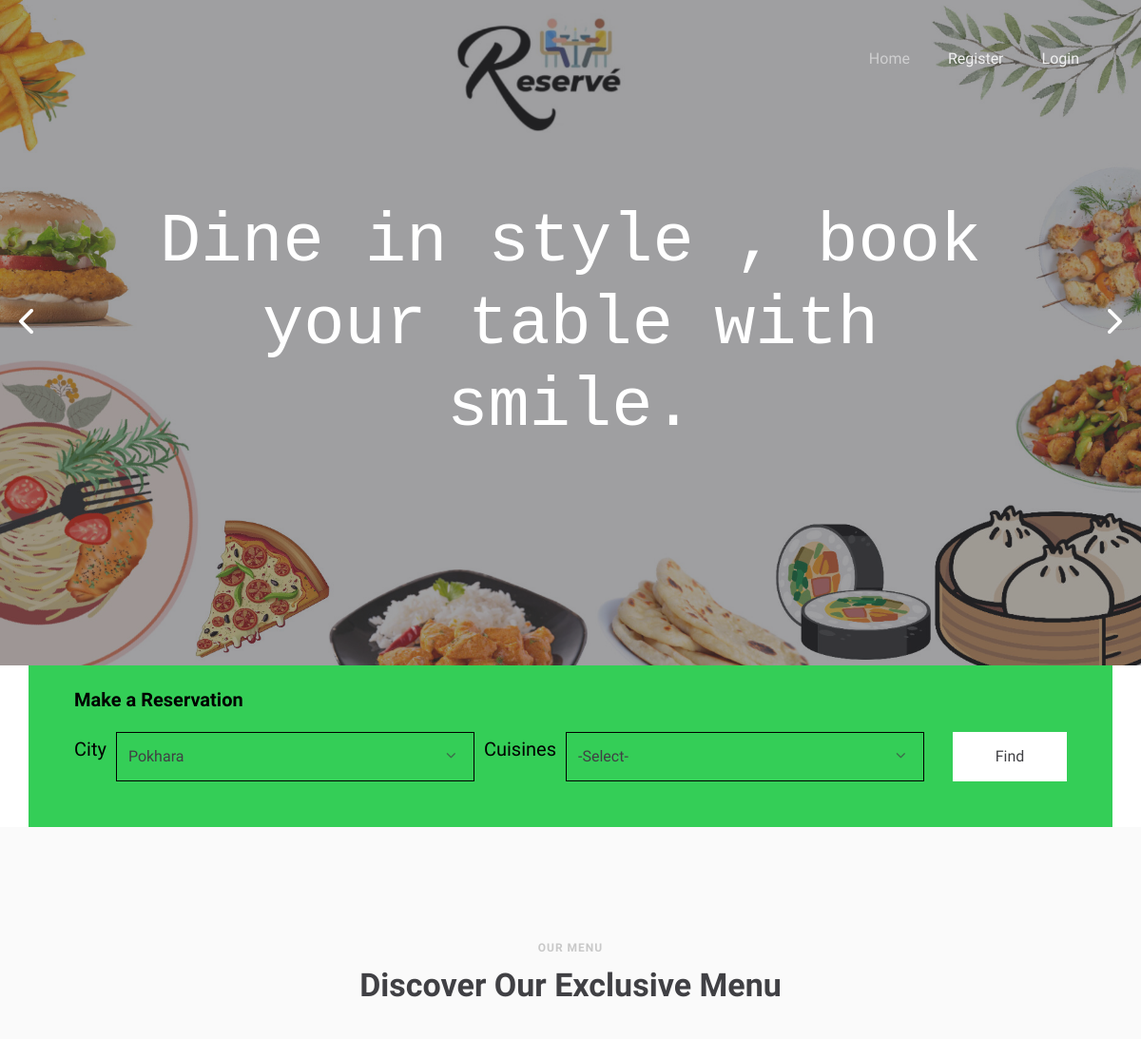
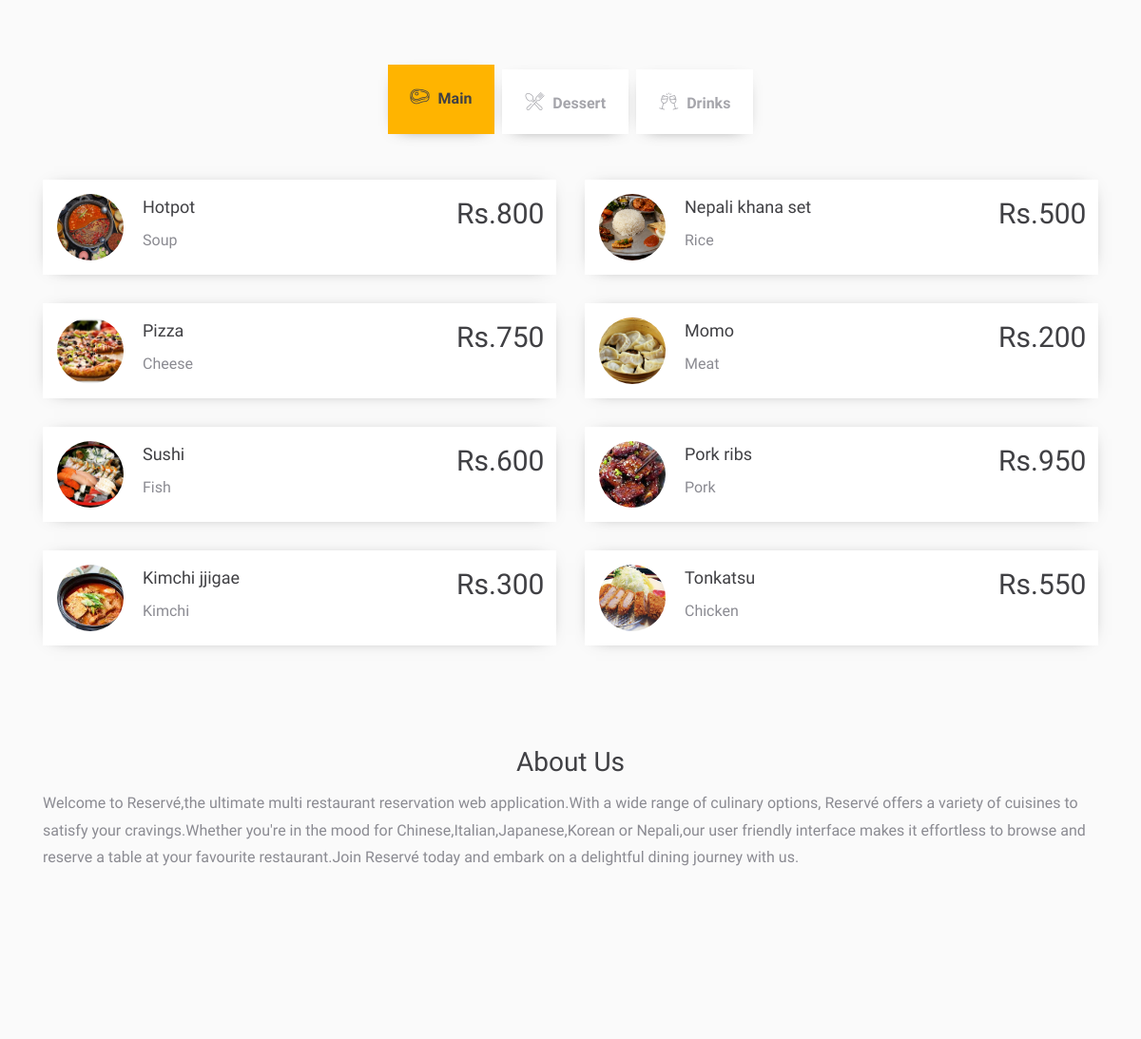
The page / on the database its author committed (2 pictures, top to bottom).
### tables this page shows
CREATE TABLE `menu_item` (
  `id` int(11) NOT NULL,
  `res_id` int(11) NOT NULL,
  `item_name` varchar(200) NOT NULL,
  `madeby` varchar(300) NOT NULL,
  `food_type` varchar(100) NOT NULL,
  `price` float NOT NULL,
  `image` varchar(500) NOT NULL
);

### template/font-menu.php (the view, shortened to what this page needs)
<section class="ftco-section bg-light">
      <div class="container">
        <div class="row justify-content-center mb-5 pb-5">
          <div class="col-md-7 text-center heading-section ftco-animate">
            <span class="subheading">Our Menu</span>
            <h2>Discover Our Exclusive Menu</h2>
          </div>
        </div>
        <div class="row">
          <div class="col-md-12 dish-menu">
            <div class="nav nav-pills justify-content-center ftco-animate" id="v-pills-tab" role="tablist" aria-orientation="vertical">
              <a class="nav-link py-3 px-4 active" id="v-pills-home-tab" data-toggle="pill" href="#v-pills-home" role="tab" aria-controls="v-pills-home" aria-selected="true"><span class="flaticon-meat"></span> Main</a>
              <a class="nav-link py-3 px-4" id="v-pills-profile-tab" data-toggle="pill" href="#v-pills-profile" role="tab" aria-controls="v-pills-profile" aria-selected="false"><span class="flaticon-cutlery"></span> Dessert</a>
              <a class="nav-link py-3 px-4" id="v-pills-messages-tab" data-toggle="pill" href="#v-pills-messages" role="tab" aria-controls="v-pills-messages" aria-selected="false"><span class="flaticon-cheers"></span> Drinks</a>
            </div>
            <div class="tab-content py-5" id="v-pills-tabContent">
              <div class="tab-pane fade show active" id="v-pills-home" role="tabpanel" aria-labelledby="v-pills-home-tab">
                <div class="row">
                <div class="col-lg-6">
  <?php
  $sql2 = "SELECT * FROM `menu_item` WHERE food_type = 'non-veg' LIMIT 5";
  $result2 = $con->query($sql2);
  foreach ($result2 as $r2) {
  ?>
  <div class="menus d-flex ftco-animate">
    <div class="menu-img" style="background-image: url(images/<?php echo $r2['image']; ?>);"></div>
    <div class="text d-flex">
      <div class="one-half">
        <h3><?php echo $r2['item_name']; ?></h3>
        <?php if (isset($r2['madeby'])) { ?>
          <p><span><?php echo $r2['madeby']; ?></span></p>
        <?php } ?>
      </div>
      <div class="one-forth">
        <span class="price"> Rs.<?php echo $r2['price']; ?></span><br>
      </div>
    </div>
  </div>
 <?php } ?>
                  </div>
                  <div class="col-lg-6">
  <?php
  $sql2 = "SELECT * FROM `menu_item` WHERE food_type = 'dinner' LIMIT 5";
  $result2 = $con->query($sql2);
  foreach ($result2 as $r2) {
  ?>
  <div class="menus d-flex ftco-animate">
    <div class="menu-img" style="background-image: url(images/<?php echo $r2['image']; ?>);"></div>
    <div class="text d-flex">
      <div class="one-half">
        <h3><?php echo $r2['item_name']; ?></h3>
        <?php if (isset($r2['madeby'])) { ?>
          <p><span><?php echo $r2['madeby']; ?></span></p>
        <?php } ?>
      </div>
      <div class="one-forth">
        <span class="price"> Rs.<?php echo $r2['price']; ?></span><br>
      </div>
    </div>
  </div>
 <?php } ?>
                  </div>
                </div>
              </div>
            </div>
          </div>
        </div>
      </div>
    </section>

### template/header.php (shortened to what this page needs)
<!DOCTYPE html>
<html lang="en">
  <head>
    <link rel="stylesheet" href="css/open-iconic-bootstrap.min.css">
    <link rel="stylesheet" href="css/animate.css">
    <link rel="stylesheet" href="css/owl.carousel.min.css">
    <link rel="stylesheet" href="css/owl.theme.default.min.css">
    <link rel="stylesheet" href="css/magnific-popup.css">
    <link rel="stylesheet" href="css/aos.css">
    <link rel="stylesheet" href="css/ionicons.min.css">
    <link rel="stylesheet" href="css/bootstrap-datepicker.css">
    <link rel="stylesheet" href="css/jquery.timepicker.css">
    <link rel="stylesheet" href="css/flaticon.css">
    <link rel="stylesheet" href="css/icomoon.css">
    <link rel="stylesheet" href="css/style.css">
  </head>

### index.php (shortened to what this page needs)
<?php include 'template/header.php'; ?>
  <body>
    <?php include 'template/nav-bar.php'; ?>
    <section class="home-slider owl-carousel">
      <div class="slider-item" style="background-image: url('images/bg_1.jpg');">
        <div class="overlay"></div>
        <div class="container">
          <div class="row slider-text align-items-center justify-content-center text-center">
            <div class="col-md-10 col-sm-12 ftco-animate">
              <h1 class="mb-3" style= "font-family: 'Courier New', Courier, monospace;">Dine in style , book your table with smile.</h1>
            </div>
          </div>
        </div>
      </div>
    </section>
    <div class="ftco-section-reservation" style="margin-top: 145px;">
      <div class="container">
        <div class="row ">
          <div class="col-md-12 reservation pt-5 px-5">
              <p style="font-size: 20px; color: #000;font-weight: bold;margin-top: -30px">Make a Reservation</p>
            <div class="block-17" style="min-height: 100px;">
              <form action="restaurant-list.php" method="POST" class="d-block d-lg-flex">
                <div class="fields d-block d-lg-flex">
                  <p style="font-size: 20px;color: #000">City</p>
                  <div class="select-wrap one-half">
                    <div class="icon"><span class="ion-ios-arrow-down"></span></div>
                    <select name="city" id="" class="form-control" disabled="">
                      <option value="Pokhara">Pokhara</option>
                    </select>
                  </div>
                    <p style="font-size: 20px;color: #000">Cuisines</p>
                  <div class="select-wrap one-half">
                    <div class="icon"><span class="ion-ios-arrow-down"></span></div>
                    <select data-plugin-selectTwo class="form-control populate" name="area" required=""  style="cursor: pointer;">
                      <option value=""> -Select- </option>
                      <?php
                        $con = connect();
                        $sql = "SELECT * FROM `cuisines` where 1;";
$result = $con->query($sql);
$row =mysqli_fetch_array($result);
                        print_r($row);
                      ?>
                    </select>
                  </div>
                </div>
                <input type="submit" class="search-submit btn btn-primary" name="find" value="Find">
              </form>
            </div>
          </div>
        </div>
      </div>
    </div>
    <?php include 'template/font-menu.php'; ?>
    <section class="ftco-section bg-light">
      <div class="container special-dish">
            <h3  style="text-align: center;">About Us</h3>
Welcome to Reservé,the ultimate multi restaurant reservation web application.With a wide range of culinary options, Reservé offers a variety of cuisines to satisfy your cravings.Whether you're in the mood for Chinese,Italian,Japanese,Korean or Nepali,our user friendly interface makes it effortless to browse and reserve a table at your favourite restaurant.Join Reservé today and embark on a delightful dining journey with us.
      </div>
    </section>
  </body>
</html>

### template/nav-bar.php (shortened to what this page needs)
<nav class="navbar navbar-expand-lg navbar-dark ftco_navbar bg-dark ftco-navbar-light" id="ftco-navbar">
  	<div class="container">
	    <div class="collapse navbar-collapse" id="ftco-nav">
	      <ul class="navbar-nav ml-auto">
	        <li class="nav-item active"><a href="index.php" class="nav-link">Home</a></li>
	        <?php if(!isset($_SESSION['isLoggedIn'])){ ?>
	         <li class="nav-item"><a href="register.php" class="nav-link">Register</a></li>
	       	 <li class="nav-item"><a href="login.php" class="nav-link">Login</a></li>
	        <?php }elseif (isset($_SESSION['isLoggedIn'])) { ?>
	        <li class="nav-item"><a href="logout.php" class="nav-link"><?php echo $_SESSION['name']; ?>(Logout)</a></li>
	        <?php } ?>
	      </ul>
	    </div>
  	</div>
</nav>

### rows shown on the page
menu_item: image (picture), item_name "Hotpot", madeby "Soup", price "800"
menu_item: image (picture), item_name "Pizza", madeby "Cheese", price "750"
menu_item: image (picture), item_name "Sushi", madeby "Fish", price "600"
menu_item: image (picture), item_name "Kimchi jjigae", madeby "Kimchi", price "300"
menu_item: image (picture), item_name "Nepali khana set", madeby "Rice", price "500"
menu_item: image (picture), item_name "Momo", madeby "Meat", price "200"
menu_item: image (picture), item_name "Pork ribs", madeby "Pork", price "950"
menu_item: image (picture), item_name "Tonkatsu", madeby "Chicken", price "550"
